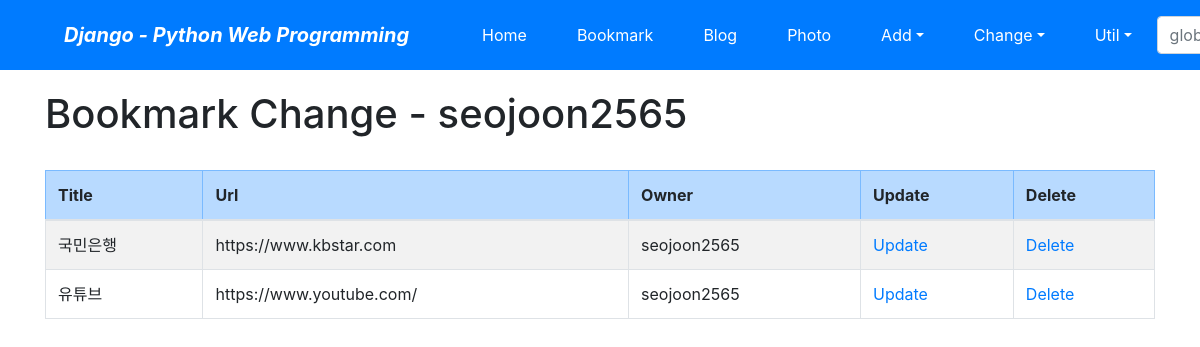
/bookmark/change/ (signed in), run on the app's committed database.
### bookmark/models.py (models this page shows, shortened)
class Bookmark(models.Model):   # cf) 자바에서는 class Bookmark extends models.Model
    title = models.CharField('TITLE', max_length=100, blank=True)
    url = models.URLField('URL', unique=True)
    owner = models.ForeignKey(User, on_delete=models.CASCADE, blank=True, null=True)

### bookmark/views.py (the view)
# urls.py: path('change/', views.BookmarkChangeLV.as_view(), name='change'),
class BookmarkChangeLV(LoginRequiredMixin, ListView):
    template_name = 'bookmark/bookmark_change_list.html'
    def get_queryset(self): # 출력되는 목록을 오버라이딩하고자 할 때 사용된다.
        return Bookmark.objects.filter(owner=self.request.user)

### bookmark/templates/bookmark/bookmark_change_list.html (shortened to what this page needs)
{% extends "base.html" %}
{% block content %}
    <h1>Bookmark Change - {{user}}</h1>
    <br>
    <table class="table table-bordered table-condensed table-striped">
        <thead>
            <tr class="table-primary">
                <th>Title</th>
                <th>Url</th>
                <th>Owner</th>
                <th>Update</th>
                <th>Delete</th>
            </tr>
        </thead>
        <tbody>
            {% for item in object_list %}
            <tr>
                <td>{{ item.title }}</td>
                <td>{{ item.url }}</td>
                <td>{{ item.owner }}</td>
                <td><a href="{% url 'bookmark:update' item.id %}">Update</a></td>
                <td><a href="{% url 'bookmark:delete' item.id %}">Delete</a></td>
            </tr>
            {% endfor %}
        </tbody>
    </table>
{% endblock %}

### data on the page
Bookmark: title "국민은행", url "https://www.kbstar.com", owner "seojoon2565"
Bookmark: title "유튜브", url "https://www.youtube.com/", owner "seojoon2565"

### other printed values
{{ user }} "seojoon2565"
